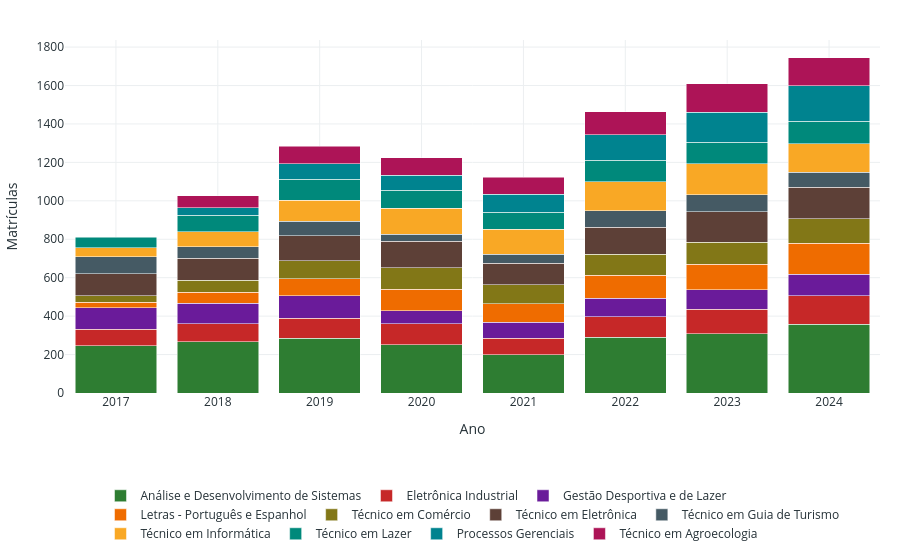

The notebook cell saved with this chart:
### Markdown cell above
##### Gráfico 5 — Matrículas Atendidas por Curso e Ano

### Code cell
mat_curso_ano = (
    df.groupby(["Ano", "Nome de Curso"])["Código da Matricula"]
    .count()
    .reset_index(name="Qtd")
)

fig_g5 = px.bar(
    mat_curso_ano,
    x="Ano",
    y="Qtd",
    color="Nome de Curso",
    color_discrete_map=CORES_CURSO_LIGHT,
    barmode="stack",
    title="5 — Matrículas Atendidas por Curso e Ano",
    labels={"Qtd": "Matrículas", "Nome de Curso": "Curso"},
)
fig_g5.update_xaxes(tickmode="linear", dtick=1)
aplicar_layout_light(fig_g5, legenda_y=-0.25)
fig_g5.show()

### Figure 1 — Plotly figure (JSON) as saved in the notebook; plotly's stock layout.template omitted (floating-point values rounded to 4 significant figures)
{"data": [{"hovertemplate": "Curso=Análise e Desenvolvimento de Sistemas<br>Ano=%{x}<br>Matrículas=%{y}<extra></extra>", "legendgroup": "Análise e Desenvolvimento de Sistemas", "marker": {"color": "#2E7D32", "pattern": {"shape": ""}}, "name": "Análise e Desenvolvimento de Sistemas", "orientation": "v", "showlegend": true, "textposition": "auto", "type": "bar", "x": [2017, 2018, 2019, 2020, 2021, 2022, 2023, 2024], "xaxis": "x", "y": [247, 267, 285, 252, 200, 291, 308, 359], "yaxis": "y"}, {"hovertemplate": "Curso=Eletrônica Industrial<br>Ano=%{x}<br>Matrículas=%{y}<extra></extra>", "legendgroup": "Eletrônica Industrial", "marker": {"color": "#C62828", "pattern": {"shape": ""}}, "name": "Eletrônica Industrial", "orientation": "v", "showlegend": true, "textposition": "auto", "type": "bar", "x": [2017, 2018, 2019, 2020, 2021, 2022, 2023, 2024], "xaxis": "x", "y": [84, 93, 105, 109, 84, 105, 127, 147], "yaxis": "y"}, {"hovertemplate": "Curso=Gestão Desportiva e de Lazer<br>Ano=%{x}<br>Matrículas=%{y}<extra></extra>", "legendgroup": "Gestão Desportiva e de Lazer", "marker": {"color": "#6A1B9A", "pattern": {"shape": ""}}, "name": "Gestão Desportiva e de Lazer", "orientation": "v", "showlegend": true, "textposition": "auto", "type": "bar", "x": [2017, 2018, 2019, 2020, 2021, 2022, 2023, 2024], "xaxis": "x", "y": [112, 106, 115, 68, 84, 97, 102, 113], "yaxis": "y"}, {"hovertemplate": "Curso=Letras - Português e Espanhol<br>Ano=%{x}<br>Matrículas=%{y}<extra></extra>", "legendgroup": "Letras - Português e Espanhol", "marker": {"color": "#EF6C00", "pattern": {"shape": ""}}, "name": "Letras - Português e Espanhol", "orientation": "v", "showlegend": true, "textposition": "auto", "type": "bar", "x": [2017, 2018, 2019, 2020, 2021, 2022, 2023, 2024], "xaxis": "x", "y": [30, 58, 89, 111, 97, 119, 132, 161], "yaxis": "y"}, {"hovertemplate": "Curso=Técnico em Comércio<br>Ano=%{x}<br>Matrículas=%{y}<extra></extra>", "legendgroup": "Técnico em Comércio", "marker": {"color": "#827717", "pattern": {"shape": ""}}, "name": "Técnico em Comércio", "orientation": "v", "showlegend": true, "textposition": "auto", "type": "bar", "x": [2017, 2018, 2019, 2020, 2021, 2022, 2023, 2024], "xaxis": "x", "y": [33, 63, 94, 113, 99, 109, 116, 127], "yaxis": "y"}, {"hovertemplate": "Curso=Técnico em Eletrônica<br>Ano=%{x}<br>Matrículas=%{y}<extra></extra>", "legendgroup": "Técnico em Eletrônica", "marker": {"color": "#5D4037", "pattern": {"shape": ""}}, "name": "Técnico em Eletrônica", "orientation": "v", "showlegend": true, "textposition": "auto", "type": "bar", "x": [2017, 2018, 2019, 2020, 2021, 2022, 2023, 2024], "xaxis": "x", "y": [115, 115, 131, 137, 112, 142, 159, 164], "yaxis": "y"}, {"hovertemplate": "Curso=Técnico em Guia de Turismo<br>Ano=%{x}<br>Matrículas=%{y}<extra></extra>", "legendgroup": "Técnico em Guia de Turismo", "marker": {"color": "#455A64", "pattern": {"shape": ""}}, "name": "Técnico em Guia de Turismo", "orientation": "v", "showlegend": true, "textposition": "auto", "type": "bar", "x": [2017, 2018, 2019, 2020, 2021, 2022, 2023, 2024], "xaxis": "x", "y": [87, 59, 76, 37, 45, 85, 88, 77], "yaxis": "y"}, {"hovertemplate": "Curso=Técnico em Informática<br>Ano=%{x}<br>Matrículas=%{y}<extra></extra>", "legendgroup": "Técnico em Informática", "marker": {"color": "#F9A825", "pattern": {"shape": ""}}, "name": "Técnico em Informática", "orientation": "v", "showlegend": true, "textposition": "auto", "type": "bar", "x": [2017, 2018, 2019, 2020, 2021, 2022, 2023, 2024], "xaxis": "x", "y": [48, 79, 108, 135, 132, 152, 161, 150], "yaxis": "y"}, {"hovertemplate": "Curso=Técnico em Lazer<br>Ano=%{x}<br>Matrículas=%{y}<extra></extra>", "legendgroup": "Técnico em Lazer", "marker": {"color": "#00897B", "pattern": {"shape": ""}}, "name": "Técnico em Lazer", "orientation": "v", "showlegend": true, "textposition": "auto", "type": "bar", "x": [2017, 2018, 2019, 2020, 2021, 2022, 2023, 2024], "xaxis": "x", "y": [55, 85, 110, 92, 88, 110, 112, 117], "yaxis": "y"}, {"hovertemplate": "Curso=Processos Gerenciais<br>Ano=%{x}<br>Matrículas=%{y}<extra></extra>", "legendgroup": "Processos Gerenciais", "marker": {"color": "#00838F", "pattern": {"shape": ""}}, "name": "Processos Gerenciais", "orientation": "v", "showlegend": true, "textposition": "auto", "type": "bar", "x": [2018, 2019, 2020, 2021, 2022, 2023, 2024], "xaxis": "x", "y": [40, 80, 78, 92, 133, 157, 184], "yaxis": "y"}, {"hovertemplate": "Curso=Técnico em Agroecologia<br>Ano=%{x}<br>Matrículas=%{y}<extra></extra>", "legendgroup": "Técnico em Agroecologia", "marker": {"color": "#AD1457", "pattern": {"shape": ""}}, "name": "Técnico em Agroecologia", "orientation": "v", "showlegend": true, "textposition": "auto", "type": "bar", "x": [2018, 2019, 2020, 2021, 2022, 2023, 2024], "xaxis": "x", "y": [61, 92, 91, 89, 121, 147, 146], "yaxis": "y"}], "layout": {"barmode": "stack", "font": {"color": "#263238"}, "legend": {"orientation": "h", "title": {"text": ""}, "tracegroupgap": 0, "x": 0.5, "xanchor": "center", "y": -0.25, "yanchor": "top"}, "margin": {"b": 85, "l": 20, "r": 20, "t": 40}, "paper_bgcolor": "white", "plot_bgcolor": "white", "title": {"text": ""}, "xaxis": {"anchor": "y", "domain": [0, 1], "dtick": 1, "gridcolor": "#ECEFF1", "showgrid": true, "tickmode": "linear", "title": {"text": "Ano"}, "zeroline": false}, "yaxis": {"anchor": "x", "domain": [0, 1], "gridcolor": "#ECEFF1", "showgrid": true, "title": {"text": "Matrículas"}, "zeroline": false}}}
